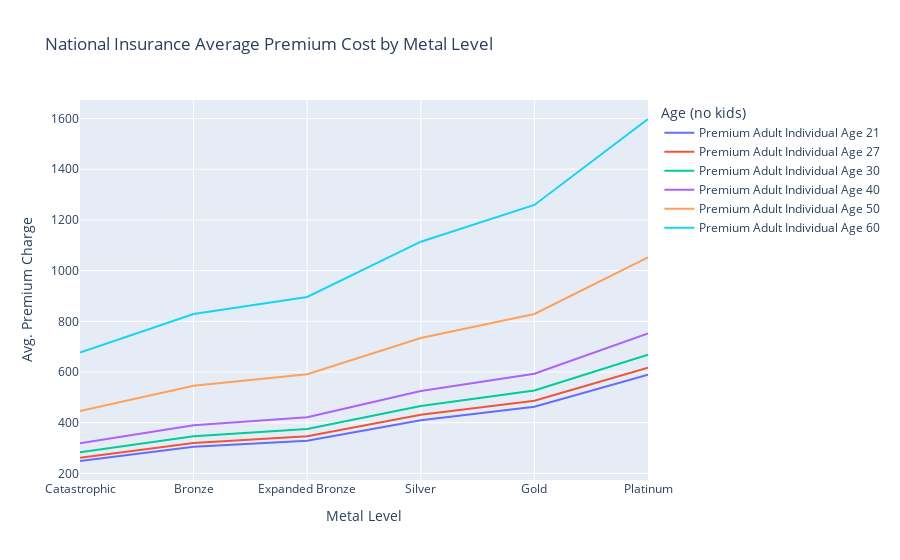

The cell this chart's notebook holds for it:
### Code cell
year = 2021; value = 'no kids'
temp = tierpremium_dict[year][familystatus_group[value]].reset_index()
df = pd.melt(temp, id_vars=['Metal Level'], value_vars=familystatus_group[value], var_name = 'Age ({})'.format(value), value_name = 'Avg. Premium Charge')
df = df.sort_values(by=['Avg. Premium Charge'])
px.line(df, x='Metal Level', y="Avg. Premium Charge", color='Age ({})'.format(value), title= 'National Monthly Insurance Average Premium Cost by Metal Level')

### Figure 1 — Plotly figure (JSON) as saved in the notebook; plotly's stock layout.template omitted (floating-point values rounded to 4 significant figures)
{"data": [{"hovertemplate": "Age (no kids)=Premium Adult Individual Age 21<br>Metal Level=%{x}<br>Avg. Premium Charge=%{y}<extra></extra>", "legendgroup": "Premium Adult Individual Age 21", "line": {"color": "#636efa", "dash": "solid"}, "mode": "lines", "name": "Premium Adult Individual Age 21", "orientation": "v", "showlegend": true, "type": "scatter", "x": ["Catastrophic", "Bronze", "Expanded Bronze", "Silver", "Gold", "Platinum"], "xaxis": "x", "y": [249, 305, 329, 410, 463, 589], "yaxis": "y"}, {"hovertemplate": "Age (no kids)=Premium Adult Individual Age 27<br>Metal Level=%{x}<br>Avg. Premium Charge=%{y}<extra></extra>", "legendgroup": "Premium Adult Individual Age 27", "line": {"color": "#EF553B", "dash": "solid"}, "mode": "lines", "name": "Premium Adult Individual Age 27", "orientation": "v", "showlegend": true, "type": "scatter", "x": ["Catastrophic", "Bronze", "Expanded Bronze", "Silver", "Gold", "Platinum"], "xaxis": "x", "y": [262, 320, 347, 431, 487, 617], "yaxis": "y"}, {"hovertemplate": "Age (no kids)=Premium Adult Individual Age 30 <br>Metal Level=%{x}<br>Avg. Premium Charge=%{y}<extra></extra>", "legendgroup": "Premium Adult Individual Age 30 ", "line": {"color": "#00cc96", "dash": "solid"}, "mode": "lines", "name": "Premium Adult Individual Age 30 ", "orientation": "v", "showlegend": true, "type": "scatter", "x": ["Catastrophic", "Bronze", "Expanded Bronze", "Silver", "Gold", "Platinum"], "xaxis": "x", "y": [283, 347, 375, 466, 527, 668], "yaxis": "y"}, {"hovertemplate": "Age (no kids)=Premium Adult Individual Age 40 <br>Metal Level=%{x}<br>Avg. Premium Charge=%{y}<extra></extra>", "legendgroup": "Premium Adult Individual Age 40 ", "line": {"color": "#ab63fa", "dash": "solid"}, "mode": "lines", "name": "Premium Adult Individual Age 40 ", "orientation": "v", "showlegend": true, "type": "scatter", "x": ["Catastrophic", "Bronze", "Expanded Bronze", "Silver", "Gold", "Platinum"], "xaxis": "x", "y": [319, 390, 422, 525, 593, 752], "yaxis": "y"}, {"hovertemplate": "Age (no kids)=Premium Adult Individual Age 50 <br>Metal Level=%{x}<br>Avg. Premium Charge=%{y}<extra></extra>", "legendgroup": "Premium Adult Individual Age 50 ", "line": {"color": "#FFA15A", "dash": "solid"}, "mode": "lines", "name": "Premium Adult Individual Age 50 ", "orientation": "v", "showlegend": true, "type": "scatter", "x": ["Catastrophic", "Bronze", "Expanded Bronze", "Silver", "Gold", "Platinum"], "xaxis": "x", "y": [446, 546, 591, 734, 829, 1052], "yaxis": "y"}, {"hovertemplate": "Age (no kids)=Premium Adult Individual Age 60 <br>Metal Level=%{x}<br>Avg. Premium Charge=%{y}<extra></extra>", "legendgroup": "Premium Adult Individual Age 60 ", "line": {"color": "#19d3f3", "dash": "solid"}, "mode": "lines", "name": "Premium Adult Individual Age 60 ", "orientation": "v", "showlegend": true, "type": "scatter", "x": ["Catastrophic", "Bronze", "Expanded Bronze", "Silver", "Gold", "Platinum"], "xaxis": "x", "y": [677, 829, 896, 1114, 1259, 1598], "yaxis": "y"}], "layout": {"legend": {"title": {"text": "Age (no kids)"}, "tracegroupgap": 0}, "title": {"text": "National Insurance Average Premium Cost by Metal Level"}, "xaxis": {"anchor": "y", "domain": [0, 1], "title": {"text": "Metal Level"}}, "yaxis": {"anchor": "x", "domain": [0, 1], "title": {"text": "Avg. Premium Charge"}}}}
